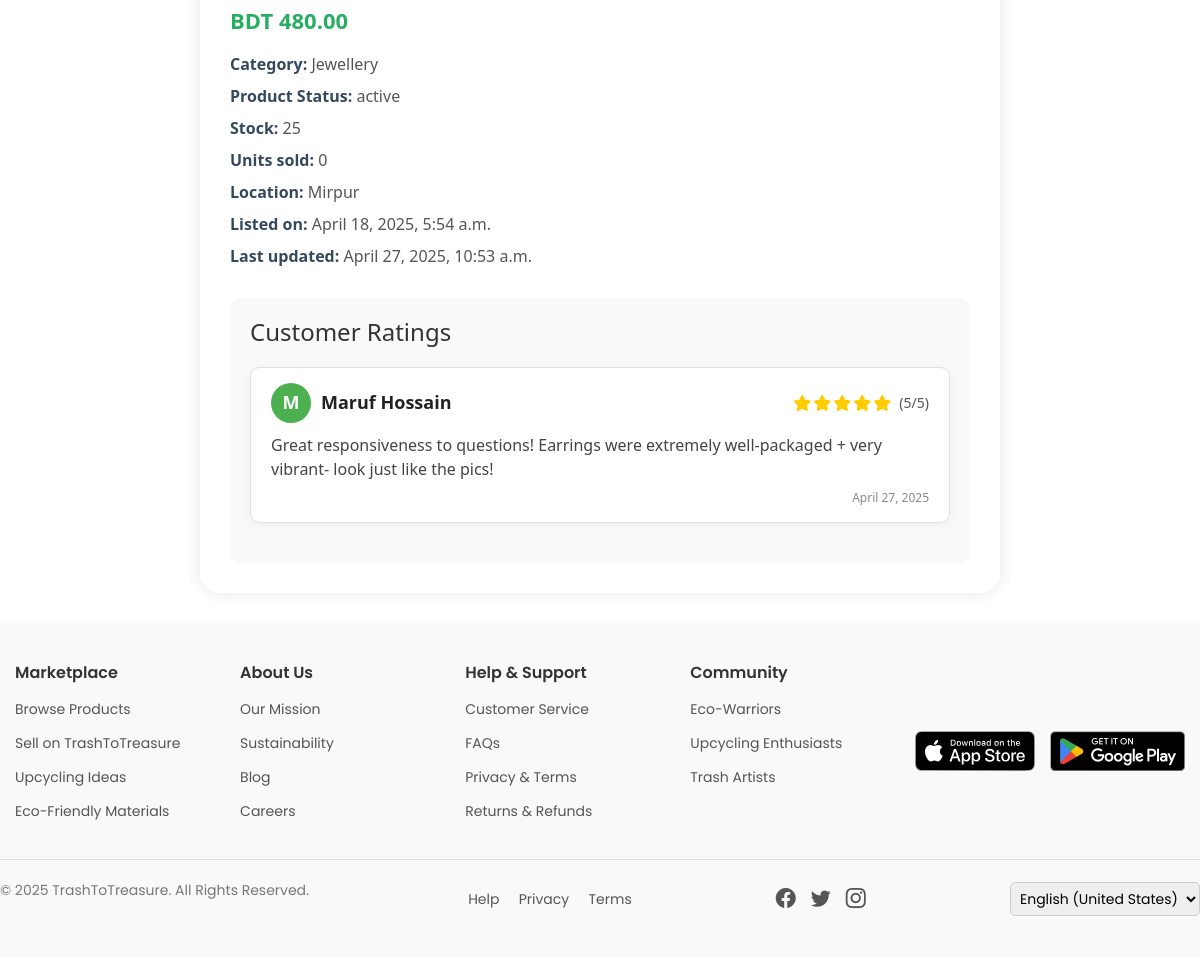
Page /products/food-magazine-bracelet-artisan/ (signed in, lower part) on the earlier database version.
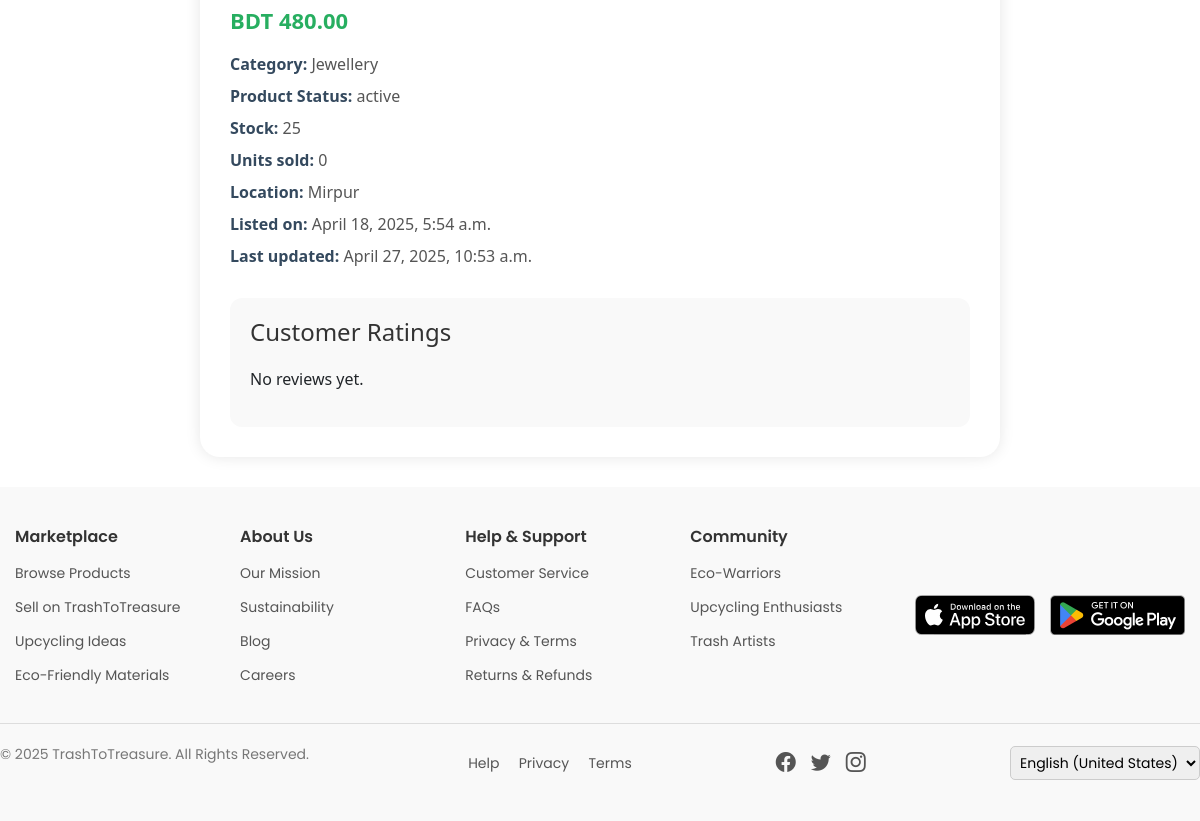
Same page on the later database version.
### marketplace/models.py (models this page shows, shortened)
class Review(models.Model):
    reviewer        = models.ForeignKey(User, on_delete=models.CASCADE)
    rating          = models.PositiveSmallIntegerField()              # 1–5
    comment         = models.TextField(blank=True, null=True)
    created_at      = models.DateTimeField(auto_now_add=True)
    content_type    = models.ForeignKey(ContentType, on_delete=models.CASCADE)
    object_id       = models.PositiveIntegerField()
    content_object  = GenericForeignKey('content_type', 'object_id')
    class Meta:
        unique_together = ('reviewer', 'content_type', 'object_id')  # one review per user+target

### users/models.py (models this page shows, shortened)
class CustomUser(AbstractUser):
    name = models.CharField(max_length=100)
    email = models.EmailField(unique=True)
    phone = models.CharField(max_length=15)
    role = models.CharField(max_length=10, choices=ROLE_CHOICES)
    account_status = models.CharField(max_length=10, choices=ACCOUNT_STATUS_CHOICES, default='active')
    objects = CustomUserManager()  # ✅ Use your custom manager
    REQUIRED_FIELDS = ['email']
    USERNAME_FIELD = 'username'

### marketplace/views.py (the view)
# urls.py: path('products/<slug:slug>/', views.upcycled_product_details, name='upcycled_product_details'),
@login_required
def upcycled_product_details(request, slug):
    product = get_object_or_404(UpcycledProduct, slug=slug)
    return render(request, 'upcycled_product_details.html', {'product': product})

### marketplace/templates/upcycled_product_details.html (shortened to what this page needs)
{% load static %}
{% include "header.html" %}
<!DOCTYPE html>
<html lang="en">
<head>
    <link rel="stylesheet" href="{% static 'css/buyer_profile.css' %}">
</head>
<body>
<div class="product-container">
    <p class="product-price">BDT {{ product.price }}</p>
    <p class="product-meta"><span class="product-label">Category:</span> {{ product.category }}</p>
    <p class="product-meta"><span class="product-label">Product Status:</span> {{ product.product_status }}</p>
    <p class="product-meta"><span class="product-label">Stock:</span> {{ product.stock_availability }}</p>
    <p class="product-meta"><span class="product-label">Units sold:</span> {{ product.sold_count }}</p>
    <p class="product-meta"><span class="product-label">Location:</span> {{ product.location }}</p>
    <p class="product-meta"><span class="product-label">Listed on:</span> {{ product.listing_date }}</p>
    <p class="product-meta"><span class="product-label">Last updated:</span> {{ product.last_updated }}</p>
    <div class="ratings-section" style="margin-top: 30px;">
      <h3>Customer Ratings</h3>
      {% for review in product.reviews.all %}
          <div class="review-card">
              <div class="review-header">
                  <div class="reviewer-info">
                      <div class="avatar">
                          {% if review.reviewer.profile_picture %}
                              <img src="{{ review.reviewer.profile_picture.url }}" alt="Avatar">
                          {% else %}
                              <span class="avatar-letter">{{ review.reviewer.name|slice:":1" }}</span>
                          {% endif %}
                      </div>
                      <div class="reviewer-name">{{ review.reviewer.name }}</div>
                  </div>
                  <div class="review-rating">
                      {% for i in "12345" %}
                          {% if forloop.counter <= review.rating %}
                              <i class="fa-solid fa-star"></i>
                          {% else %}
                              <i class="fa-regular fa-star"></i>
                          {% endif %}
                      {% endfor %}
                      <span class="rating-number">({{ review.rating }}/5)</span>
                  </div>
              </div>
              {% if review.comment %}
                  <div class="review-comment">{{ review.comment }}</div>
              {% endif %}
              <div class="review-date">{{ review.created_at|date:"F j, Y" }}</div>
          </div>
      {% empty %}
          <p>No reviews yet.</p>
      {% endfor %}
    </div>
  </div>
</body>
</html>
{% include "footer.html" %}

Differences in the rows shown:
removed Review: reviewer.name "M", reviewer.name "Maruf Hossain", rating "5", comment "Great responsiveness to questions! Earrings were extremely well-packaged + very vibrant- look just like the pics!", created_at "April 27, 2025"
Other differences:
text now shown: "No reviews yet."
